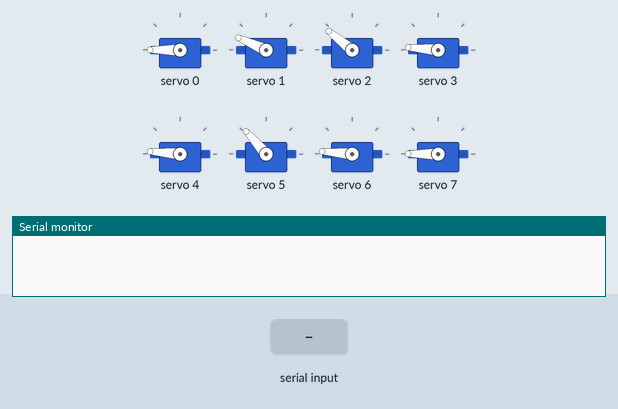
A sketch run on a simulated Arduino Uno, built with avr-gcc and run on an emulated ATmega328P. Parts: 8 × servo, the last lines printed to the serial monitor. The inputs (shaded band) are chosen by the test bench.

Above: at 3.6 s.
3.7 s: "90,45\n" received over Serial
At 5.2 s:
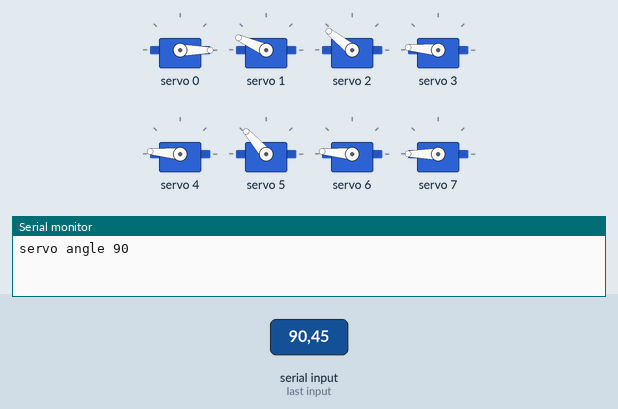
6.2 s: "5\n" received over Serial
8.7 s: "30,150\n" received over Serial
At 10.3 s:
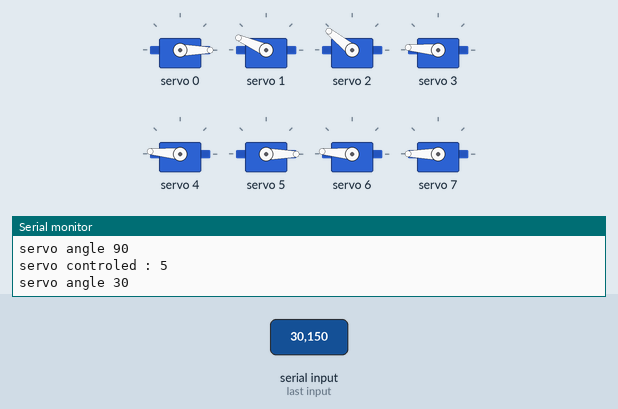
Timing chart, 0 to 11.8 s (numbered marks = the images above; inputs shaded):
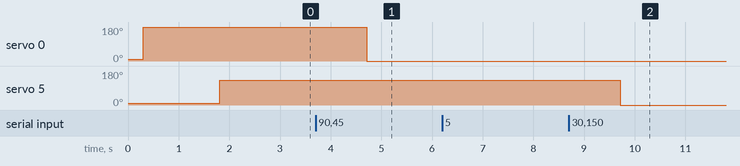

Measured:
- after the input at 3.7 s, servo 0: 180° → 0° after 1.0 s
- after the input at 8.7 s, servo 5: 131° → 0° after 1.0 s

The sketch:

test.ino
```cpp
#include <Wire.h>
#include <Adafruit_PWMServoDriver.h>
Adafruit_PWMServoDriver pwm = Adafruit_PWMServoDriver();

#define MIN_PULSE_WIDTH 640
#define MAX_PULSE_WIDTH 2350
#define DEFAULT_PULSE_WIDTH 1500
#define FREQUENCY 50
#define NUMBER_SERVO 8

int controledservo = 0;

int ClosePulse[NUMBER_SERVO];
int OpenPulse[NUMBER_SERVO];

int pulseWidth(int angle){
  int pulse_width, analog_value;
  pulse_width = map(angle, 0, 180, MIN_PULSE_WIDTH, MAX_PULSE_WIDTH);
  analog_value = analog_pulse(pulse_width);
  return analog_value;
}

int analog_pulse(int pulse){
  return int(float(pulse) / 1000000 * FREQUENCY * 4096);
}

void openServo(int servonumber){
  pwm.setPWM(servonumber, 0, pulseWidth(0));
}

void closeServo(int servonumber){
  pwm.setPWM(servonumber, 0, pulseWidth(180));
}

void UpdateServoState()
{
   String newBuffer=Serial.readString();
   if(newBuffer !="")
   {
    int newpulse = newBuffer.toInt();
    if( newpulse < 16)
    {
      controledservo = newBuffer.toInt();
      Serial.print("servo controled : ");
      Serial.println(newpulse);
    }
    else
    {
      int analog_value = analog_pulse(newpulse);
      pwm.setPWM(controledservo, 0, analog_value);
      Serial.print("servo angle ");
      Serial.println(newpulse);
    }
  }
}

void setup() {
  ClosePulse[0]=2400;
  ClosePulse[1]=2150;
  ClosePulse[2]=2000;
  ClosePulse[3]=2350;
  ClosePulse[4]=2350;
  ClosePulse[5]=1900;
  ClosePulse[6]=2350;
  ClosePulse[7]=2500;
  OpenPulse[0]=640;
  OpenPulse[1]=640;
  OpenPulse[2]=640;
  OpenPulse[3]=640;
  OpenPulse[4]=640;
  OpenPulse[5]=640;
  OpenPulse[6]=640;
  OpenPulse[7]=640;
  Serial.begin(9600);
  pwm.begin();
  pwm.setPWMFreq(FREQUENCY);
  int i;
  for(i = 0 ; i< NUMBER_SERVO ; i ++){
    pwm.setPWM(i, 0, analog_pulse(OpenPulse[i]));
    delay(300);
    pwm.setPWM(i, 0, analog_pulse(ClosePulse[i]));
  }
}

void loop() {
  UpdateServoState();
}
```
